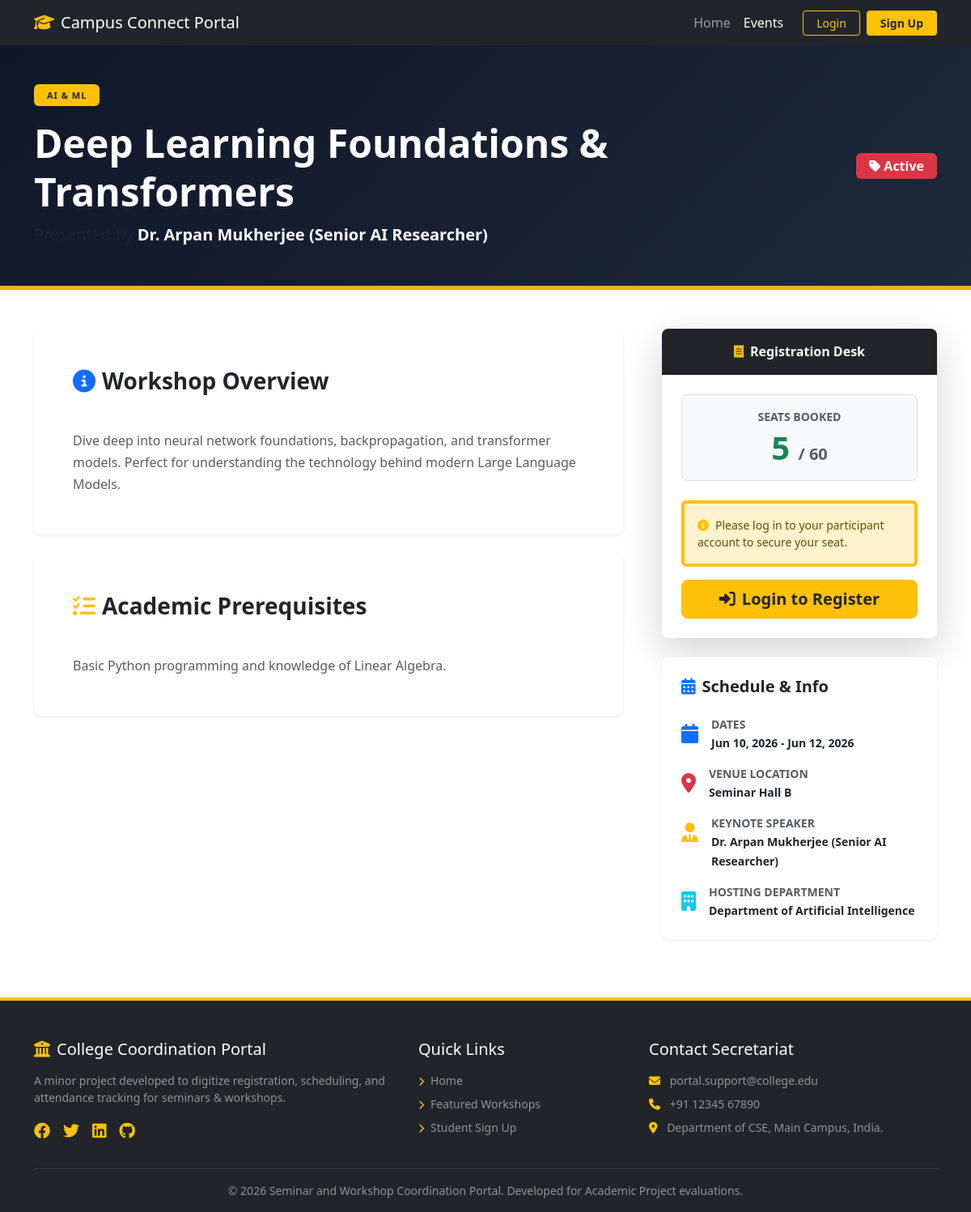
/workshop_details.php?id=1, run on the app's committed database.
### tables this page shows
CREATE TABLE `workshops` (
    `id`              INT AUTO_INCREMENT PRIMARY KEY,
    `title`           VARCHAR(255) NOT NULL,
    `domain`          VARCHAR(100) NOT NULL,
    `host`            VARCHAR(255) NOT NULL,
    `speaker`         VARCHAR(255) NOT NULL,
    `description`     TEXT         DEFAULT NULL,
    `prerequisites`   TEXT         DEFAULT NULL,
    `capacity`        INT          NOT NULL,
    `seats_remaining` INT          NOT NULL,
    `start_date`      DATE         NOT NULL,
    `end_date`        DATE         NOT NULL,
    `venue`           VARCHAR(255) NOT NULL,
    `poster_image`    VARCHAR(255) DEFAULT NULL,
    `status`          ENUM('active','archived','upcoming') DEFAULT 'active',
    `created_at`      TIMESTAMP    DEFAULT CURRENT_TIMESTAMP
);

### includes/auth.php (called while the page is built, shortened)
<?php
function is_logged_in() {
    return isset($_SESSION['user_id']);
}
?>

### workshop_details.php (the view, shortened to what this page needs)
<?php
$base_path = './';
require_once $base_path . 'includes/auth.php';
require_once $base_path . 'config/db_connect.php';
$workshop_id = intval($_GET['id']);
$sql = "SELECT * FROM workshops WHERE id = ?";
$stmt = $conn->prepare($sql);
$stmt->bind_param("i", $workshop_id);
$stmt->execute();
$res = $stmt->get_result();
$ws = $res->fetch_assoc();
$is_guest = !is_logged_in();
include $base_path . 'includes/header.php';
include $base_path . 'includes/navbar.php';
?>
<div class="text-white py-5 mb-5" style="background: linear-gradient(135deg, #0f172a 0%, #1e293b 100%); border-bottom: 5px solid #eab308;">
    <div class="container">
        <div class="row align-items-center">
            <div class="col-lg-8 text-center text-lg-start">
                <span class="badge bg-warning text-dark text-uppercase fw-bold px-3 py-2 mb-3 fs-7 letter-spacing-sm"><?php echo htmlspecialchars($ws['domain']); ?></span>
                <h1 class="display-5 fw-bold lh-sm text-white"><?php echo htmlspecialchars($ws['title']); ?></h1>
                <p class="lead text-muted mb-0 mt-2">Presented by <span class="text-white fw-semibold"><?php echo htmlspecialchars($ws['speaker']); ?></span></p>
            </div>
            <div class="col-lg-4 text-center text-lg-end mt-4 mt-lg-0">
                <span class="badge bg-danger px-3 py-2 fs-6 text-capitalize"><i class="fa-solid fa-tag me-1"></i><?php echo htmlspecialchars($ws['status']); ?></span>
            </div>
        </div>
    </div>
</div>
<main class="container my-5">
    <div class="row g-5">
        <div class="col-lg-8">
            <div class="card border-0 shadow-sm rounded-3 mb-4 bg-white">
                <div class="card-body p-4 p-md-5">
                    <h3 class="fw-bold mb-3 text-dark"><i class="fa-solid fa-circle-info text-primary me-2"></i>Workshop Overview</h3>
                    <div class="text-muted leading-relaxed" style="white-space: pre-line;">
                        <?php echo htmlspecialchars($ws['description'] ?? 'No overview description provided.'); ?>
                    </div>
                </div>
            </div>
            <?php if (!empty($ws['prerequisites'])): ?>
                <div class="card border-0 shadow-sm rounded-3 mb-4 bg-white">
                    <div class="card-body p-4 p-md-5">
                        <h3 class="fw-bold mb-3 text-dark"><i class="fa-solid fa-list-check text-warning me-2"></i>Academic Prerequisites</h3>
                        <div class="text-muted leading-relaxed" style="white-space: pre-line;">
                            <?php echo htmlspecialchars($ws['prerequisites']); ?>
                        </div>
                    </div>
                </div>
            <?php endif; ?>
        </div>
        <div class="col-lg-4">
            <div class="card border-0 shadow-lg rounded-3 mb-4 overflow-hidden bg-white text-center">
                <div class="card-header bg-dark py-3 text-white fw-bold">
                    <i class="fa-solid fa-receipt me-2 text-warning"></i>Registration Desk
                </div>
                <div class="card-body p-4">
                    <div class="mb-4 p-3 bg-light rounded-3 border">
                        <span class="text-muted small text-uppercase fw-bold d-block mb-1">Seats Booked</span>
                        <div class="display-6 fw-bold text-success"><?php echo intval($ws['capacity']) - intval($ws['seats_remaining']); ?> <span class="fs-5 text-muted">/ <?php echo intval($ws['capacity']); ?></span></div>
                    </div>
                    <?php if ($is_guest): ?>
                        <div class="alert alert-warning border-start border-4 border-warning small text-start mb-3" role="alert">
                            <i class="fa-solid fa-circle-info me-2 text-warning"></i>Please log in to your participant account to secure your seat.
                        </div>
                        <a href="<?php echo $base_path; ?>auth/login.php" class="btn btn-warning text-dark fw-bold btn-lg w-100 shadow-sm py-2.5">
                            <i class="fa-solid fa-right-to-bracket me-2"></i>Login to Register
                        </a>
                    <?php endif; ?>
                </div>
            </div>
            <div class="card border-0 shadow-sm rounded-3 bg-white mb-4">
                <div class="card-body p-4">
                    <h5 class="fw-bold mb-4 text-dark"><i class="fa-solid fa-calendar-days text-primary me-2"></i>Schedule &amp; Info</h5>
                    <div class="d-flex align-items-start mb-3">
                        <div class="fs-4 text-primary me-3 mt-1"><i class="fa-solid fa-calendar"></i></div>
                        <div>
                            <span class="small text-muted d-block fw-bold text-uppercase">Dates</span>
                            <span class="text-dark small fw-semibold">
                                <?php
                                if ($ws['start_date'] === $ws['end_date']) {
                                    echo date('M d, Y', strtotime($ws['start_date']));
                                } else {
                                    echo date('M d, Y', strtotime($ws['start_date'])) . ' - ' . date('M d, Y', strtotime($ws['end_date']));
                                }
                                ?>
                            </span>
                        </div>
                    </div>
                    <div class="d-flex align-items-start mb-3">
                        <div class="fs-4 text-danger me-3 mt-1"><i class="fa-solid fa-location-dot"></i></div>
                        <div>
                            <span class="small text-muted d-block fw-bold text-uppercase">Venue Location</span>
                            <span class="text-dark small fw-semibold"><?php echo htmlspecialchars($ws['venue']); ?></span>
                        </div>
                    </div>
                    <div class="d-flex align-items-start mb-3">
                        <div class="fs-4 text-warning me-3 mt-1"><i class="fa-solid fa-user-tie"></i></div>
                        <div>
                            <span class="small text-muted d-block fw-bold text-uppercase">Keynote Speaker</span>
                            <span class="text-dark small fw-semibold"><?php echo htmlspecialchars($ws['speaker']); ?></span>
                        </div>
                    </div>
                    <div class="d-flex align-items-start">
                        <div class="fs-4 text-info me-3 mt-1"><i class="fa-solid fa-building"></i></div>
                        <div>
                            <span class="small text-muted d-block fw-bold text-uppercase">Hosting Department</span>
                            <span class="text-dark small fw-semibold"><?php echo htmlspecialchars($ws['host']); ?></span>
                        </div>
                    </div>
                </div>
            </div>
        </div>
    </div>
</main>
<?php
include $base_path . 'includes/footer.php';
?>

### workshop_details.php (style rules this page uses)
.fs-7 { font-size: 11px !important; }
.letter-spacing-sm { letter-spacing: 1px; }
.leading-relaxed { line-height: 1.7; }

### data on the page
workshops: domain "AI & ML", title "Deep Learning Foundations & Transformers", speaker "Dr. Arpan Mukherjee (Senior AI Researcher)", status "Active", description "Dive deep into neural network foundations, backpropagation, and transformer models. Perfect for understanding the technology behind modern Large Language Models.", prerequisites "Basic Python programming and knowledge of Linear Algebra.", capacity+seats_remaining "5", capacity "60", start_date "Jun 10, 2026", end_date "Jun 12, 2026", venue "Seminar Hall B", host "Department of Artificial Intelligence"
